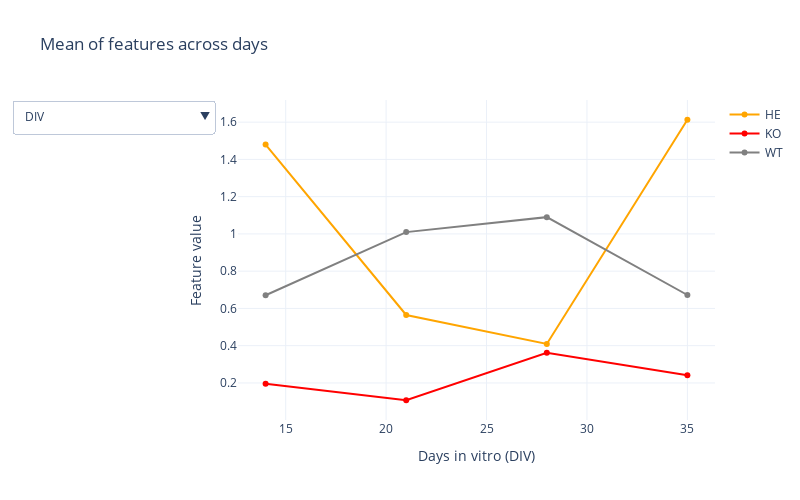

Notebook source saved alongside this figure:
### Code cell
export_fig = True
auto_open = True
fig_fname = 'mecp2_mean_over_each_feature_across_days'

fig = go.Figure()

genotype_color = {'WT': 'gray', 'HE': 'orange', 'KO': 'red'}
culture_count_df = network_burst_data.groupby(['DIV', 'Genotype']).agg('mean').reset_index()
wt_culture_count_df = culture_count_df.loc[
    culture_count_df['Genotype'] == 'WT'
]

ko_culture_count_df = culture_count_df.loc[
    culture_count_df['Genotype'] == 'KO'
]

he_culture_count_df = culture_count_df.loc[
    culture_count_df['Genotype'] == 'HE'
]

for genotype in np.unique(culture_count_df['Genotype']):

    culture_count_genotype_df = culture_count_df.loc[
        culture_count_df['Genotype'] == genotype
    ]

    fig.add_trace(go.Scatter(x=culture_count_genotype_df['DIV'],
                             y=culture_count_genotype_df['median_FR'],
                             opacity=1.0,
                             line=dict(color=genotype_color[genotype]),
                             name='%s' % genotype
                            )
                 )

# one button for each df column
updatemenu= []
buttons=[]
for col in culture_count_df.columns:
    buttons.append(dict(method='restyle',
                        label=col,
                        args=[{'x': [culture_count_genotype_df['DIV'],
                                    culture_count_genotype_df['DIV'],
                                    culture_count_genotype_df['DIV']],
                               'y':[wt_culture_count_df[col].values,
                                   ko_culture_count_df[col].values,
                                   he_culture_count_df[col].values],
                               'title': col
                              },
                             ])
                  )

# some adjustments to the updatemenu
updatemenu=[]
your_menu=dict()
updatemenu.append(your_menu)
updatemenu[0]['buttons']=buttons
updatemenu[0]['direction']='down'
updatemenu[0]['showactive']=True


# Overall figure settings 
fig.update_layout(yaxis_title='Feature value',
                  xaxis_title='Days in vitro (DIV)',
                  title='Mean of features across days',
                  width=800, height=500, 
                  template='plotly_white',
                  updatemenus=updatemenu)
fig.show()


if export_fig:
    py.plot(fig, filename=fig_fname, auto_open=auto_open)

### Figure 1 — Plotly figure (JSON) as saved in the notebook; plotly's stock layout.template omitted (floating-point values rounded to 4 significant figures)
{"data": [{"line": {"color": "orange"}, "name": "HE", "opacity": 1, "type": "scatter", "x": [14, 21, 28, 35], "y": [1.48, 0.5649, 0.4091, 1.613]}, {"line": {"color": "red"}, "name": "KO", "opacity": 1, "type": "scatter", "x": [14, 21, 28, 35], "y": [0.1958, 0.1071, 0.3617, 0.2414]}, {"line": {"color": "gray"}, "name": "WT", "opacity": 1, "type": "scatter", "x": [14, 21, 28, 35], "y": [0.6706, 1.01, 1.09, 0.6721]}], "layout": {"height": 500, "title": {"text": "Mean of features across days"}, "updatemenus": [{"buttons": [{"args": [{"title": "DIV", "x": [[14, 21, 28, 35], [14, 21, 28, 35], [14, 21, 28, 35]], "y": [[14, 21, 28, 35], [14, 21, 28, 35], [14, 21, 28, 35]]}], "label": "DIV", "method": "restyle"}, {"args": [{"title": "Genotype", "x": [[14, 21, 28, 35], [14, 21, 28, 35], [14, 21, 28, 35]], "y": [["WT", "WT", "WT", "WT"], ["KO", "KO", "KO", "KO"], ["HE", "HE", "HE", "HE"]]}], "label": "Genotype", "method": "restyle"}, {"args": [{"title": "mean_FR", "x": [[14, 21, 28, 35], [14, 21, 28, 35], [14, 21, 28, 35]], "y": [[1.579, 1.997, 2.102, 2.1], [0.7286, 0.4629, 0.5808, 0.6662], [2.549, 1.965, 1.121, 2.143]]}], "label": "mean_FR", "method": "restyle"}, {"args": [{"title": "median_FR", "x": [[14, 21, 28, 35], [14, 21, 28, 35], [14, 21, 28, 35]], "y": [[0.6706, 1.01, 1.09, 0.6721], [0.1958, 0.1071, 0.3617, 0.2414], [1.48, 0.5649, 0.4091, 1.613]]}], "label": "median_FR", "method": "restyle"}, {"args": [{"title": "Total_FR", "x": [[14, 21, 28, 35], [14, 21, 28, 35], [14, 21, 28, 35]], "y": [[40.9, 58.83, 80.21, 49.01], [4.822, 5.779, 16.35, 10.27], [84.37, 53.05, 26.25, 88.96]]}], "label": "Total_FR", "method": "restyle"}, {"args": [{"title": "N_active_Es", "x": [[14, 21, 28, 35], [14, 21, 28, 35], [14, 21, 28, 35]], "y": [[14.73, 15.13, 24.53, 17.13], [5.417, 8.333, 13.67, 8.917], [13.86, 23.93, 18.86, 27.36]]}], "label": "N_active_Es", "method": "restyle"}, {"args": [{"title": "meanSTTC", "x": [[14, 21, 28, 35], [14, 21, 28, 35], [14, 21, 28, 35]], "y": [[0.1073, 0.1939, 0.2005, 0.1803], [0.0135, 0.04517, 0.09225, 0.08275], [0.116, 0.2206, 0.187, 0.231]]}], "label": "meanSTTC", "method": "restyle"}, {"args": [{"title": "skewSTTC", "x": [[14, 21, 28, 35], [14, 21, 28, 35], [14, 21, 28, 35]], "y": [[0.4443, 0.2225, 0.6924, 0.2776], [0.4129, 0.3113, 0.6899, -0.2521], [0.1962, 0.02171, 0.2061, 0.4071]]}], "label": "skewSTTC", "method": "restyle"}, {"args": [{"title": "netw_density", "x": [[14, 21, 28, 35], [14, 21, 28, 35], [14, 21, 28, 35]], "y": [[0.2541, 0.4284, 0.3532, 0.3528], [0, 0.06955, 0.07018, 0.05263], [0.2472, 0.4151, 0.469, 0.3949]]}], "label": "netw_density", "method": "restyle"}, {"args": [{"title": "meanDegree", "x": [[14, 21, 28, 35], [14, 21, 28, 35], [14, 21, 28, 35]], "y": [[3.09, 5.46, 8.157, 5.624], [0, 0.2237, 0.1754, 0.05263], [0.8463, 10.18, 8.777, 9.494]]}], "label": "meanDegree", "method": "restyle"}, {"args": [{"title": "skewDegree", "x": [[14, 21, 28, 35], [14, 21, 28, 35], [14, 21, 28, 35]], "y": [[0.992, 0.6034, 0.7876, 0.7878], [1.693, 2.035, 1.942, 1.058], [1.457, 0.6157, 0.7645, 0.9146]]}], "label": "skewDegree", "method": "restyle"}, {"args": [{"title": "netw_size", "x": [[14, 21, 28, 35], [14, 21, 28, 35], [14, 21, 28, 35]], "y": [[6.816, 7.186, 11.14, 8.154], [0.8105, 2.347, 5.237, 3.478], [5.451, 12.97, 9.154, 14.07]]}], "label": "netw_size", "method": "restyle"}, {"args": [{"title": "CC1", "x": [[14, 21, 28, 35], [14, 21, 28, 35], [14, 21, 28, 35]], "y": [[0.7328, 1.019, 0.9873, 1.048], [0.3893, 0.5843, 0.5421, 0.5482], [0.9931, 1.035, 0.9328, 0.9748]]}], "label": "CC1", "method": "restyle"}, {"args": [{"title": "PL1", "x": [[14, 21, 28, 35], [14, 21, 28, 35], [14, 21, 28, 35]], "y": [[1.788, 1.007, 1.002, 1.005], [2.204, 2.304, 2.668, 2.364], [1.214, 1.011, 1.147, 1.296]]}], "label": "PL1", "method": "restyle"}, {"args": [{"title": "GE1", "x": [[14, 21, 28, 35], [14, 21, 28, 35], [14, 21, 28, 35]], "y": [[0.7842, 0.9979, 0.9996, 0.9979], [0.3986, 0.5981, 0.4994, 0.5455], [0.9277, 0.9964, 0.926, 0.9231]]}], "label": "GE1", "method": "restyle"}, {"args": [{"title": "SW1", "x": [[14, 21, 28, 35], [14, 21, 28, 35], [14, 21, 28, 35]], "y": [[0.7302, 1.011, 0.9857, 1.04], [0.3856, 0.5781, 0.5405, 0.5482], [0.9923, 1.023, 0.9287, 0.9602]]}], "label": "SW1", "method": "restyle"}, {"args": [{"title": "RC1", "x": [[14, 21, 28, 35], [14, 21, 28, 35], [14, 21, 28, 35]], "y": [[0.8022, 1.01, 1.006, 1.009], [0.402, 0.6099, 0.5159, 0.5455], [0.9642, 1.018, 0.9286, 0.9542]]}], "label": "RC1", "method": "restyle"}, {"args": [{"title": "BC1", "x": [[14, 21, 28, 35], [14, 21, 28, 35], [14, 21, 28, 35]], "y": [[0.8152, 1.015, 1.001, 1.032], [0.4128, 0.6213, 0.5056, 0.5446], [0.9677, 1.018, 0.9571, 0.9477]]}], "label": "BC1", "method": "restyle"}, {"args": [{"title": "CC2", "x": [[14, 21, 28, 35], [14, 21, 28, 35], [14, 21, 28, 35]], "y": [[0.9175, 1.207, 1.29, 1.223], [0.4244, 0.6361, 0.6898, 0.632], [1.212, 1.171, 1.101, 1.163]]}], "label": "CC2", "method": "restyle"}, {"args": [{"title": "PL2", "x": [[14, 21, 28, 35], [14, 21, 28, 35], [14, 21, 28, 35]], "y": [[1.784, 1.013, 1.002, 1.007], [2.205, 2.316, 2.671, 2.363], [1.209, 1.022, 1.149, 1.297]]}], "label": "PL2", "method": "restyle"}, {"args": [{"title": "GE2", "x": [[14, 21, 28, 35], [14, 21, 28, 35], [14, 21, 28, 35]], "y": [[0.7829, 0.9969, 0.9971, 0.9978], [0.3992, 0.5863, 0.498, 0.5456], [0.9288, 0.9917, 0.9255, 0.9237]]}], "label": "GE2", "method": "restyle"}, {"args": [{"title": "SW2", "x": [[14, 21, 28, 35], [14, 21, 28, 35], [14, 21, 28, 35]], "y": [[0.9218, 1.193, 1.287, 1.211], [0.4196, 0.621, 0.6819, 0.6331], [1.223, 1.147, 1.094, 1.15]]}], "label": "SW2", "method": "restyle"}, {"args": [{"title": "RC2", "x": [[14, 21, 28, 35], [14, 21, 28, 35], [14, 21, 28, 35]], "y": [[1.024, 1.175, 1.246, 1.141], [0.4596, 0.6757, 0.6181, 0.6222], [1.125, 1.189, 1.091, 1.11]]}], "label": "RC2", "method": "restyle"}, {"args": [{"title": "BC2", "x": [[14, 21, 28, 35], [14, 21, 28, 35], [14, 21, 28, 35]], "y": [[1.071, 1.241, 1.314, 1.194], [0.4454, 0.7122, 0.5997, 0.605], [1.097, 1.236, 1.203, 1.173]]}], "label": "BC2", "method": "restyle"}, {"args": [{"title": "mean_ISI_withinNbursts_ms", "x": [[14, 21, 28, 35], [14, 21, 28, 35], [14, 21, 28, 35]], "y": [[2.334, 2.227, 2.415, 2.203], [2.611, 2.132, 1.901, 1.966], [2.172, 2.173, 2.311, 2.24]]}], "label": "mean_ISI_withinNbursts_ms", "method": "restyle"}, {"args": [{"title": "mean_ISI_outsideNbursts_ms", "x": [[14, 21, 28, 35], [14, 21, 28, 35], [14, 21, 28, 35]], "y": [[25.19, 57.37, 61.56, 42.3], [91.99, 72.25, 34.66, 62.17], [28.55, 52.0, 82.54, 75.27]]}], "label": "mean_ISI_outsideNbursts_ms", "method": "restyle"}, {"args": [{"title": "CVIofNBI", "x": [[14, 21, 28, 35], [14, 21, 28, 35], [14, 21, 28, 35]], "y": [[1.714, 1.599, 1.221, 2.053], [null, 0.822, 1.682, 0.857], [3.349, 2.576, 1.311, 1.271]]}], "label": "CVIofNBI", "method": "restyle"}, {"args": [{"title": "NBurstRate", "x": [[14, 21, 28, 35], [14, 21, 28, 35], [14, 21, 28, 35]], "y": [[28.28, 39.9, 20.8, 26.66], [0.083, 5.917, 22.17, 10.97], [66.6, 14.4, 9.621, 6.987]]}], "label": "NBurstRate", "method": "restyle"}, {"args": [{"title": "frac_in_Nburst", "x": [[14, 21, 28, 35], [14, 21, 28, 35], [14, 21, 28, 35]], "y": [[0.2306, 0.3228, 0.2899, 0.2585], [0.004, 0.2455, 0.3783, 0.2873], [0.3275, 0.3887, 0.2557, 0.2904]]}], "label": "frac_in_Nburst", "method": "restyle"}, {"args": [{"title": "num_RC_nodes_mean", "x": [[14, 21, 28, 35], [14, 21, 28, 35], [14, 21, 28, 35]], "y": [[8, 10.13, 12.73, 11], [2.3, 5.5, 7, 5.818], [8.357, 14.79, 11.93, 15.21]]}], "label": "num_RC_nodes_mean", "method": "restyle"}, {"args": [{"title": "GEraw", "x": [[14, 21, 28, 35], [14, 21, 28, 35], [14, 21, 28, 35]], "y": [[0.6192, 0.8556, 0.8173, 0.8454], [0.3259, 0.4733, 0.4179, 0.4667], [0.7312, 0.8165, 0.7886, 0.7765]]}], "label": "GEraw", "method": "restyle"}], "direction": "down", "showactive": true}], "width": 800, "xaxis": {"title": {"text": "Days in vitro (DIV)"}}, "yaxis": {"title": {"text": "Feature value"}}}}
